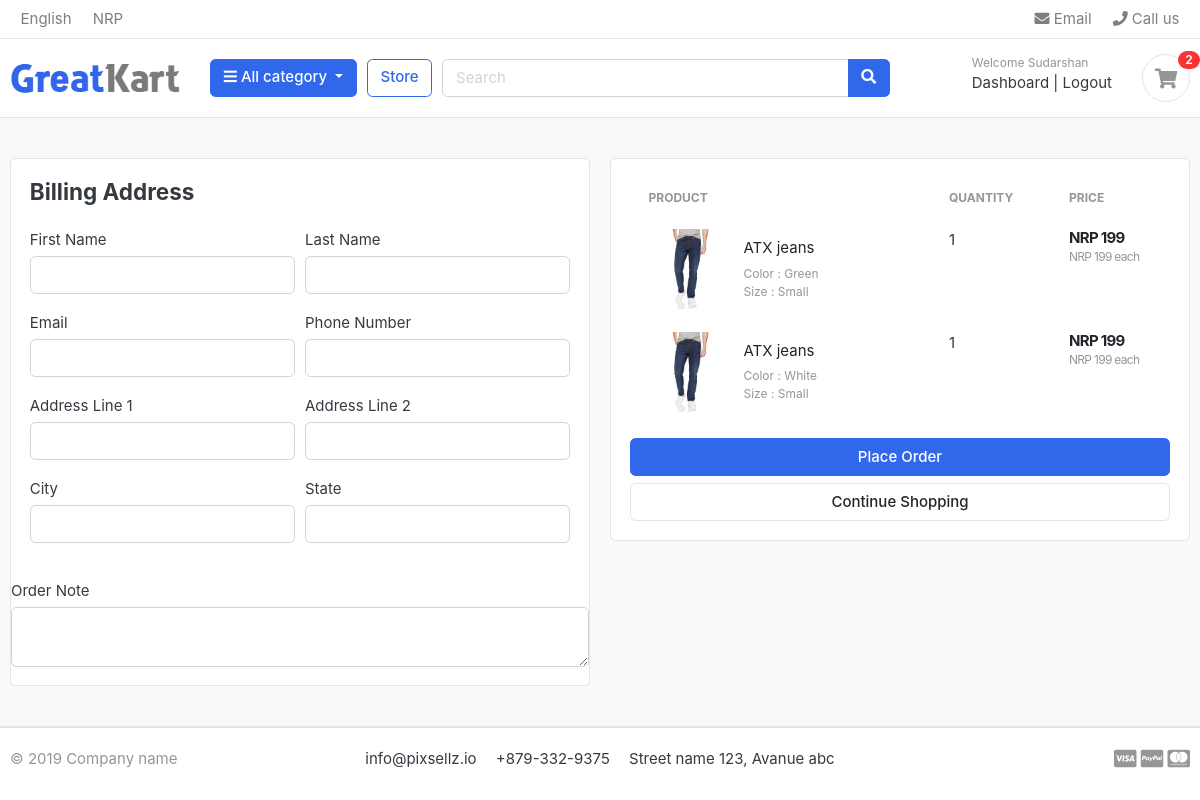
Page /cart/checkout/ (signed in) on the committed database.
### accounts/models.py (models this page shows, shortened)
class Account(AbstractBaseUser):
    first_name = models.CharField(max_length=50)
    last_name = models.CharField(max_length=50)
    username = models.CharField(max_length=50, unique=True)
    email = models.EmailField(max_length=100, unique=True)
    phone_number = models.CharField(max_length=50)
    date_joined = models.DateTimeField(auto_now_add=True)
    last_login = models.DateTimeField(auto_now_add=True)
    is_admin = models.BooleanField(default=False)
    is_staff = models.BooleanField(default=False)
    is_active = models.BooleanField(default=False)
    is_superadmin = models.BooleanField(default=False)
    USERNAME_FIELD = 'email'
    REQUIRED_FIELDS = ['username', 'first_name', 'last_name']
    objects = MyAccountManager()

### carts/models.py (models this page shows, shortened)
class CartItem(models.Model):
    user=models.ForeignKey(Account,on_delete=models.CASCADE,null=True)  #This is to make sure user also get assigned while adding the cartItem
    product=models.ForeignKey(Product,on_delete=models.CASCADE)
    variations=models.ManyToManyField(Variation,blank=True)
    cart=models.ForeignKey(Cart,on_delete=models.CASCADE,null=True)
    quantity=models.IntegerField()
    is_active=models.BooleanField(default=True)
    def sub_total(self):
        return self.product.price * self.quantity

### store/models.py (models this page shows, shortened)
class Product(models.Model):
    product_name = models.CharField(max_length=200, unique=True)
    slug = models.SlugField(max_length=200, unique=True)
    description = models.TextField(max_length=500, blank=True)
    price = models.IntegerField()
    images = models.ImageField(upload_to='photos/products')
    stock = models.IntegerField()
    is_available = models.BooleanField(default=True)
    category = models.ForeignKey(Category, on_delete=models.CASCADE)
    created_date = models.DateTimeField(auto_now_add=True)
    modified_date = models.DateTimeField(auto_now=True)
    def get_url(self):
        return reverse('product_detail',args=[self.category.slug,self.slug])

class Variation(models.Model):
    product=models.ForeignKey(Product,on_delete=models.CASCADE)
    variation_category=models.CharField(max_length=100,choices=variation_category_choice)
    variation_value=models.CharField(max_length=100)
    is_active=models.BooleanField(default=True)
    created_date=models.DateTimeField(auto_now=True)
    objects=VariationManager()

### carts/views.py (the view)
# urls.py: path('checkout/', views.checkout, name='checkout')
@login_required(login_url='login') #this will make sure that user need to login beefore using checkout options
def checkout(request, total=0, quantity=0, cart_items=None):
    try:
        tax = 0
        grand_total = 0
        if request.user.is_authenticated:
            cart_items = CartItem.objects.filter(user=request.user, is_active=True)
        else:
            cart = Cart.objects.get(cart_id=_cart_id(request))
            cart_items = CartItem.objects.filter(cart=cart, is_active=True)
        for cart_item in cart_items:
            total += (cart_item.product.price*cart_item.quantity)
            quantity += cart_item.quantity
        tax = (0*total)/100
        grand_total = total+tax
    except ObjectDoesNotExist:
        pass  # just ignoring
    context = {
        'total': total,
        'quantity': quantity,
        'cart_items': cart_items,
        'tax': tax,
        'grand_total': grand_total,
    }
    return render(request, 'store/checkout.html',context)

### carts/context_processor.py (called while the page is built)
def counter(request):
    cart_count=0
    if 'admin' in request.path:
        return {}
    else:
        try:
            cart=Cart.objects.filter(cart_id=_cart_id(request))
            if request.user.is_authenticated:
                cart_items=CartItem.objects.all().filter(user=request.user)
            else:
                cart_items=CartItem.objects.all().filter(cart=cart[:1])
            for cart_item in cart_items:
                cart_count+=cart_item.quantity
        except Cart.DoesNotExist:
            cart_count=0
    return dict(cart_count=cart_count)

### carts/views.py (called while the page is built)
def _cart_id(request):  # this function will get the cart id and will use that cart id in add_cart function
    cart = request.session.session_key
    if not cart:
        cart = request.session.create()
    return cart

### category/context_processors.py (called while the page is built)
def menu_links(request):
    links=Category.objects.all()
    return dict(links=links)

### category/models.py (called while the page is built)
    def get_url(self):
        return reverse('products_by_categories',args=[self.slug])

### templates/store/checkout.html (shortened to what this page needs)
{% extends 'base.html'%}
{%load static%}
{%block content%}
<section class="section-content padding-y bg">
    <div class="container">
    <div class="row">
        <aside class="col-lg-6">
    <div class="card">
        <div class="card-body">
            <h4 class="card-title mb-4">Billing Address</h4>
            <form action="{% url 'place_order'%}" method="POST">
                <div class="form-row">
                    <div class="col form-group">
                        <label for="">First Name</label>
                        <input type="text" name="first_name" class="form-control" required>
                    </div>
                    <div class="col form-group">
                        <label for="">Last Name</label>
                        <input type="text" name="last_name" class="form-control" required>
                    </div>
                </div>
                <div class="form-row">
                    <div class="col form-group">
                        <label for="">Email</label>
                        <input type="email" name="email" class="form-control" required>
                    </div>
                    <div class="col form-group">
                        <label for="">Phone Number</label>
                        <input type="text" name="phone" class="form-control" required>
                    </div>
                </div>
                <div class="form-row">
                    <div class="col form-group">
                        <label for="">Address Line 1</label>
                        <input type="text" name="address_line_1" class="form-control" required>
                    </div>
                    <div class="col form-group">
                        <label for="">Address Line 2</label>
                        <input type="text" name="address_line_2" class="form-control">
                    </div>
                </div>
                <div class="form-row">
                    <div class="col form-group">
                        <label for="">City</label>
                        <input type="text" name="city" class="form-control" required>
                    </div>
                    <div class="col form-group">
                        <label for="">State</label>
                        <input type="text" name="state" class="form-control" required>
                    </div>
                </div>
            </div>
                <div class="form-row">
                    <div class="col form-group">
                        <label for="">Order Note</label>
                        <textarea name="order_note" rows="2" class="form-control"></textarea>
                    </div>
        </div>
    </div>
        </aside>
        <aside class="col-lg-6">
            <div class="card">
            <div class="card-body">
                <table class="table table-borderless table-shopping-cart">
                    <thead class="text-muted">
                    <tr class="small text-uppercase">
                      <th scope="col">Product</th>
                      <th scope="col" width="120">Quantity</th>
                      <th scope="col" width="120">Price</th>                    </tr>
                    </thead>
                    <tbody>
                    {%for cart_item in cart_items%}
                    <tr>
                        <td>
                            <figure class="itemside align-items-center">
                                <div class="aside"><img src="{{ cart_item.product.images.url }}" class="img-sm"></div>
                                <figcaption class="info">
                                    <a href="{{cart_item.product.get_url}}" class="title text-dark">{{cart_item.product.product_name}}</a>
                                    <p class="text-muted small">
                                        {% if cart_item.variations.all %}
                                        {% for item in cart_item.variations.all %}
                                            {{ item.variation_category | capfirst }} :
                                            {{ item.variation_value | capfirst}}<br>
                                        {% endfor %}
                                    {% endif %}
                                    </p>
                                </figcaption>
                            </figure>
                        </td>
                        <td>
                            <label for="">{{cart_item.quantity}}</label>
                        </td>
                        <td>
                            <div class="price-wrap">
                                <var class="price">NRP {{cart_item.sub_total}}</var>
                                <small class="text-muted">NRP {{cart_item.product.price}} each</small>
                            </div>
                        </td>
                    </tr>
                    {%endfor%}
                    </tbody>
                    </table>
                <button type="submit" name="submit" class="btn btn-primary btn-block">Place Order</button>
                <a href="{%url 'store'%}" class="btn btn-light btn-block">Continue Shopping</a>
            </div>
            </div>
    </aside>
    </div>
    </div>
    </section>
{%endblock%}

### templates/includes/navbar.html (shortened to what this page needs)
{%load static%}
<header class="section-header">
    <nav class="navbar p-md-0 navbar-expand-sm navbar-light border-bottom">
    <div class="container">
      <div class="collapse navbar-collapse" id="navbarTop4">
        <ul class="navbar-nav mr-auto">
            <li class="nav-item dropdown">
                 <a href="#" class="nav-link">   English </a>
            </li>
            <li class="nav-item dropdown">
                <a href="#" class="nav-link"> NRP </a>
            </li>
        </ul>
        <ul class="navbar-nav">
            <li><a href="#" class="nav-link"> <i class="fa fa-envelope"></i> Email </a></li>
            <li><a href="#" class="nav-link"> <i class="fa fa-phone"></i> Call us </a></li>
        </ul>
      </div>
    </div>
    </nav>
    <section class="header-main border-bottom">
        <div class="container">
    <div class="row align-items-center">
        <div class="col-lg-2 col-md-3 col-6">
            <a href="{%url 'home'%}" class="brand-wrap">
                <img class="logo" src="{%static './images/logo.png'%}">
            </a>
        </div>
        <div class="col-lg col-sm col-md col-6 flex-grow-0">
            <div class="category-wrap dropdown d-inline-block float-right">
                <button type="button" class="btn btn-primary dropdown-toggle" data-toggle="dropdown">
                    <i class="fa fa-bars"></i> All category
                </button>
            </div>
        </div>
        <a href="{%url 'store'%}" class="btn btn-outline-primary">Store</a>
        <div class="col-lg  col-md-6 col-sm-12 col">
            <form action="{%url 'search'%}" class="search" method="GET">
                <div class="input-group w-100">
                    <input type="text" class="form-control" style="width:60%;" placeholder="Search" name="keyword">
                    <div class="input-group-append">
                      <button class="btn btn-primary" type="submit">
                        <i class="fa fa-search"></i>
                      </button>
                    </div>
                </div>
            </form>
        </div>
        <div class="col-lg-3 col-sm-6 col-8 order-2 order-lg-3">
                    <div class="d-flex justify-content-end mb-3 mb-lg-0">
                        {%if user.id is None%}
                        <div class="widget-header">
                            <small class="title text-muted">Welcome guest!</small>
                            <div>
                                <a href="{%url 'login'%}">Sign in</a> <span class="dark-transp"> | </span>
                                <a href="{%url 'register'%}"> Register</a>
                            </div>
                        </div>
                        {%else%}
                        <div class="widget-header">
                            <small class="title text-muted">Welcome {{user.first_name}}</small>
                            <div>
                                <a href="{%url 'dashboard'%}">Dashboard</a> <span class="dark-transp"> | </span>
                                <a href="{%url 'logout'%}"> Logout</a>
                            </div>
                        </div>
                        {%endif%}
                        <a href="{%url 'cart'%}" class="widget-header pl-3 ml-3">
                            <div class="icon icon-sm rounded-circle border"><i class="fa fa-shopping-cart"></i></div>
                            <span class="badge badge-pill badge-danger notify">{{cart_count}}</span>
                        </a>
                    </div>
                </div>
    </div>
        </div>
    </section>
    </header>

### static/css/ui.css (style rules this page uses)
html { font-family: "Inter", sans-serif; font-size: 15px; }
.price-wrap { letter-spacing: -0.7px; }
.icon-xs, .icon-sm, .icon-md, .icon-lg { display: inline-block; text-align: center; flex-shrink: 0; flex-grow: 0; }
.icon-sm { width: 48px; height: 48px; line-height: 48px !important; font-size: 20px; }
.img-xs, .img-sm, .img-md, .img-lg { -o-object-fit: cover; object-fit: cover; flex-shrink: 0; flex-grow: 0; }
.img-sm { width: 80px; height: 80px; }
.padding-y { padding-top: 40px; padding-bottom: 40px; }
var { font-style: normal; }
figure { margin-bottom: 0; }
article:after, .form-group:after { display: block; clear: both; content: ""; }
.bg { background-color: #f8f9fa; }
p:last-child { margin-bottom: 0; }
.header-main { position: relative; padding-top: 1rem; padding-bottom: 1rem; }
.brand-wrap .logo, .navbar-brand .logo { margin-right: 7px; max-height: 42px; display: inline-block; }
.widget-header { display: inline-block; vertical-align: middle; position: relative; }
.widget-header a { color: #343a40; }
.widget-header i { color: #969696; }
.widget-header .title { display: block; }
.widget-header .notify { position: absolute; top: -3px; right: -10px; }
.btn-light { background-color: #fff; border-color: #e4e4e4; }
.itemside { position: relative; display: flex; width: 100%; }
.itemside .aside { position: relative; flex-shrink: 0; }
.itemside .info { padding-left: 15px; padding-right: 7px; }
.itemside p { margin-bottom: 0; }
.itemside .title { display: block; margin-bottom: 5px; color: #212529; }
.notify { position: absolute; top: -4px; right: -10px; display: inline-block; padding: 0.25em 0.6em; font-size: 12px; line-height: 1; text-align: center; border-radius: 3rem; color: #fff; background-color: #fa3434; }
.price { font-weight: 600; color: #212529; }
.table-shopping-cart.table td, .table-shopping-cart.table th { padding-left: 1.25rem; padding-right: 1.25rem; }
.table-shopping-cart .price-wrap { line-height: 1.2; }
.table-shopping-cart .price { font-weight: bold; margin-right: 5px; display: block; }

### rows in the picture
Account: first_name "Sudarshan"
CartItem: product.images (picture), product.product_name "ATX jeans", quantity "1", sub_total "199", product.price "199"
Variation: variation_category "Color", variation_value "Green"
Variation: variation_category "Size", variation_value "Small"
CartItem: product.images (picture), product.product_name "ATX jeans", quantity "1", sub_total "199", product.price "199"
Variation: variation_category "Color", variation_value "White"

### other values in the picture
{{ cart_count }} "2"
